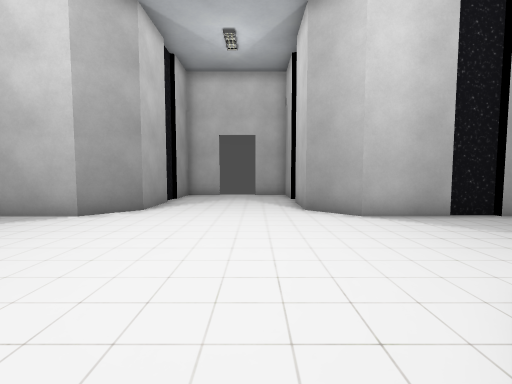
view 1 (above)

12 first-person views from a walk through a 3-D level made in the Godot game engine. The camera is 1.2 m above the floor, tilts 4° down and sees 85° across. The floor is counted in squares, 1 m on a side. Each view is taken from the middle of a square. On the plan, view 1 faces up. The plan holds only what a view shows up to about 13 squares ahead; the rest is blank. Some surface patterns are stand-ins.

view 2
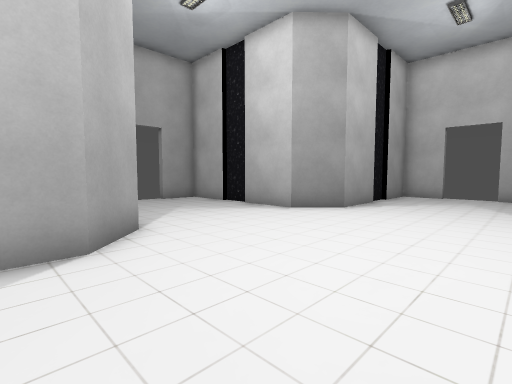

view 3
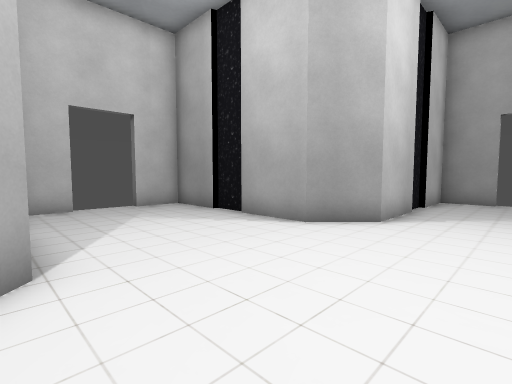

view 4
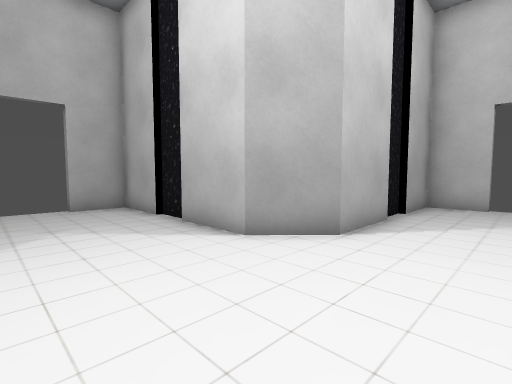

view 5
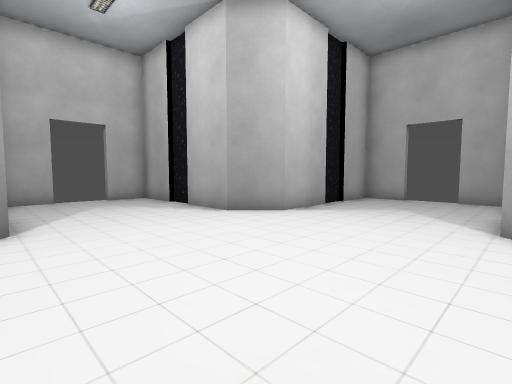

view 6
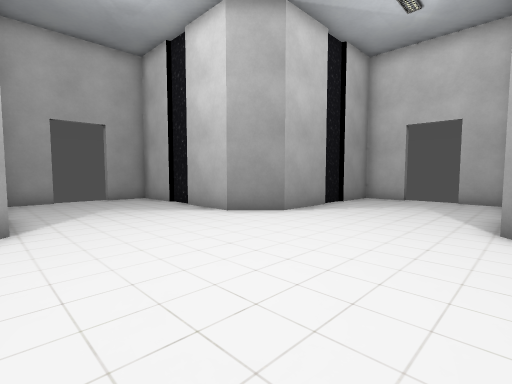

view 7
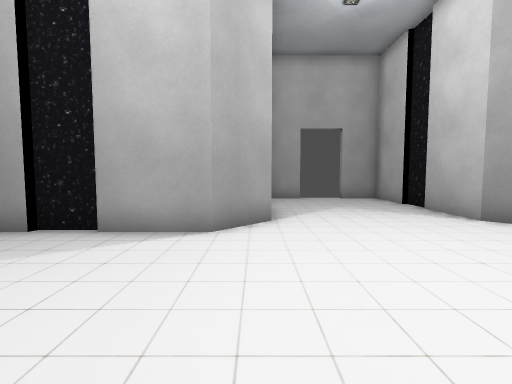

view 8
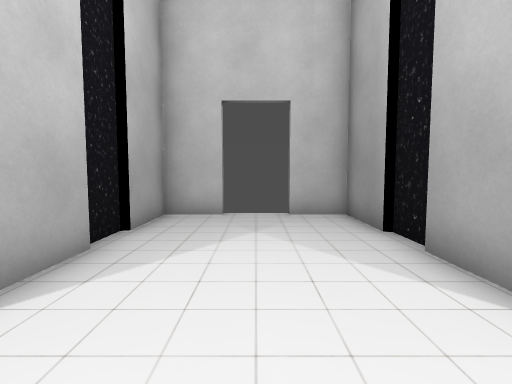

view 9
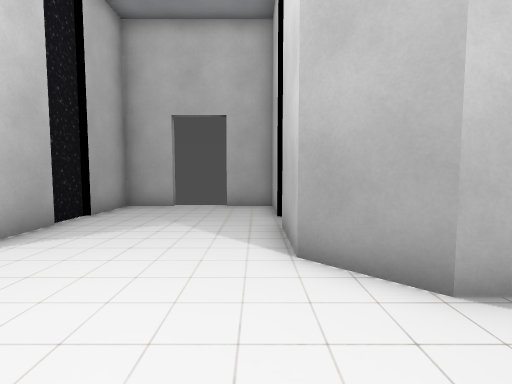

view 10
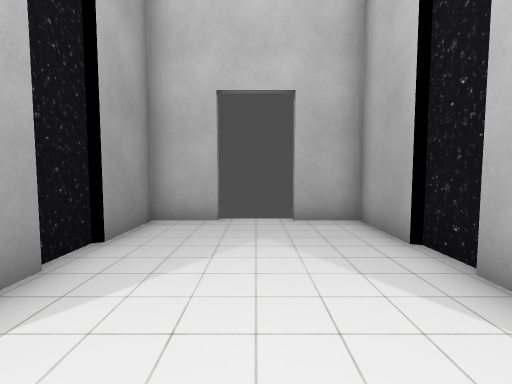

view 11
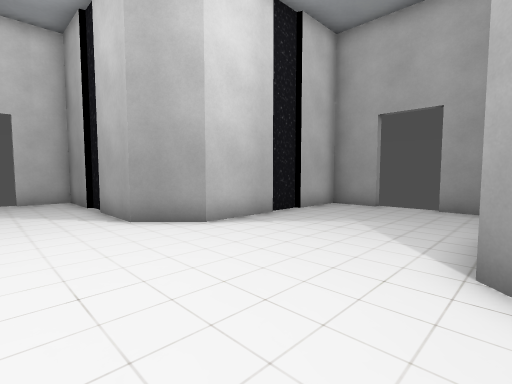

view 12
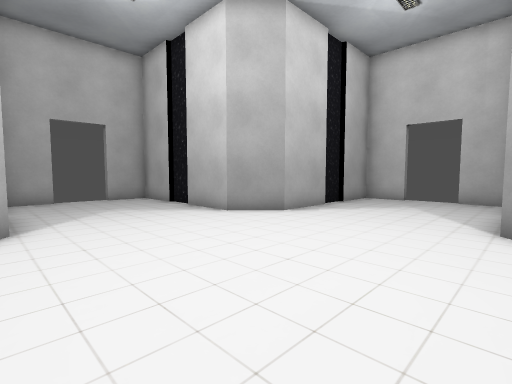

### Floor plan
Points are (right, up) in squares from view 1. A wall is a line through its corners. A room is listed if a view was taken in it or the views show most of it. See-through windows are left out.
Room 1 (views 1, 2, 3, 4, 5, 6, 7, 8, 9, 10, 11, 12)
walls: (-3.8, -1.2) (-3.8, -2.6); (-7.4, 2.4) (-4.9, 2.4) (-3.6, 1.1) (-3.6, -1.2); (-3.6, 11.4) (-3.6, 8.9) (-4.9, 7.6) (-7.3, 7.6); (1.6, -1.4) (1.6, 1.1) (2.9, 2.4) (5.2, 2.4); (5.4, 7.6) (2.9, 7.6) (1.6, 8.9) (1.6, 11.2); (-7.4, 7.8) (-8.6, 7.8); (1.8, 11.4) (1.8, 12.6); (5.4, 2.2) (6.6, 2.2); (-8.5, 7.6) (-10.9, 7.6) (-10.9, 5.9); (-3.6, -2.5) (-3.6, -4.9) (-1.9, -4.9); (1.6, 12.5) (1.6, 14.9) (-0.1, 14.9); (6.5, 2.4) (8.9, 2.4) (8.9, 4.1); (-8.7, 2.2) (-7.5, 2.2); (1.8, -2.7) (1.8, -1.6); (-3.8, 12.8) (-3.8, 11.5); (6.8, 7.8) (5.4, 7.8); (-10.9, 4.1) (-10.9, 2.4) (-8.8, 2.4); (-1.9, 14.9) (-3.6, 14.9) (-3.6, 12.8); (-0.1, -4.9) (1.6, -4.9) (1.6, -2.8); (8.9, 5.9) (8.9, 7.6) (6.7, 7.6)

Positions as (right, up) in squares from view 1, and headings:
1: (0, 0), facing up
2: (1, 0), facing up-left
3: (2, 5), facing down-left
4: (-1, 6), facing down-right
5: (-4, 2), facing up-right
6: (2, 2), facing up-left
7: (2, 2), facing left
8: (-1, 3), facing down
9: (-1, 3), facing right
10: (-1, 8), facing up
11: (-1, 8), facing down-left
12: (-4, 8), facing down-right
